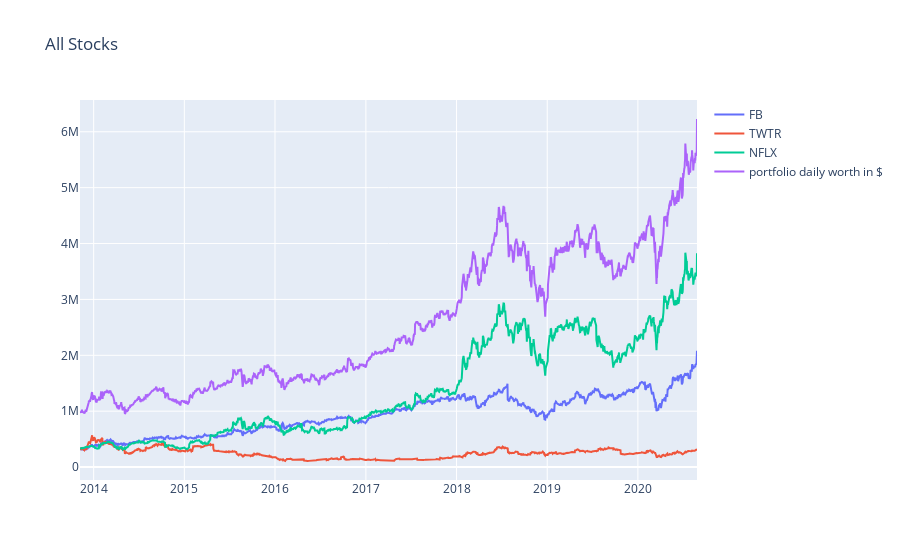

Source (notebook cell):
### Code cell
# Plot all stocks (normalized)
interactive_plot(df_portfolio.drop('portfolio daily % return',axis =1),'All Stocks')

### Figure 1 — Plotly figure (JSON) as saved in the notebook; plotly's stock layout.template omitted (floating-point values rounded to 4 significant figures; data arrays with more than 128 entries replaced by an {"elided": "..."} marker saying what was removed)
{"data": [{"name": "FB", "type": "scatter", "x": {"elided": "1712 str values"}, "y": {"elided": "1712 float values"}}, {"name": "TWTR", "type": "scatter", "x": {"elided": "1712 str values"}, "y": {"elided": "1712 float values"}}, {"name": "NFLX", "type": "scatter", "x": {"elided": "1712 str values"}, "y": {"elided": "1712 float values"}}, {"name": "portfolio daily worth in $", "type": "scatter", "x": {"elided": "1712 str values"}, "y": {"elided": "1712 float values"}}], "layout": {"legend": {"tracegroupgap": 0}, "title": {"text": "All Stocks"}, "xaxis": {"anchor": "y", "domain": [0, 1]}, "yaxis": {"anchor": "x", "domain": [0, 1]}}}
